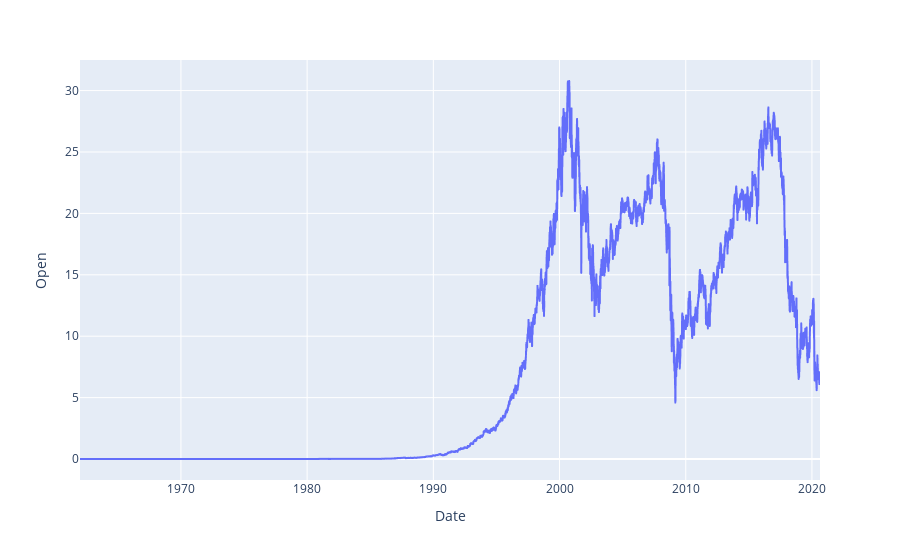

Source (notebook cell):
### Code cell
fig_hist = px.line(hist, x='Date', y='Open')
fig_hist.show()

### Figure 1 — Plotly figure (JSON) as saved in the notebook; plotly's stock layout.template omitted (floating-point values rounded to 4 significant figures; data arrays with more than 128 entries replaced by an {"elided": "..."} marker saying what was removed)
{"data": [{"hoverlabel": {"namelength": 0}, "hovertemplate": "Date=%{x}<br>Open=%{y}", "legendgroup": "", "line": {"color": "#636efa", "dash": "solid"}, "mode": "lines", "name": "", "showlegend": false, "type": "scattergl", "x": {"elided": "14762 str values"}, "xaxis": "x", "y": {"elided": "14762 float values"}, "yaxis": "y"}], "layout": {"autosize": true, "legend": {"tracegroupgap": 0}, "margin": {"t": 60}, "xaxis": {"anchor": "y", "autorange": true, "domain": [0, 1], "range": ["1962-01-02", "2020-08-21"], "title": {"text": "Date"}, "type": "date"}, "yaxis": {"anchor": "x", "autorange": true, "domain": [0, 1], "range": [-1.71, 32.49], "title": {"text": "Open"}, "type": "linear"}}}
